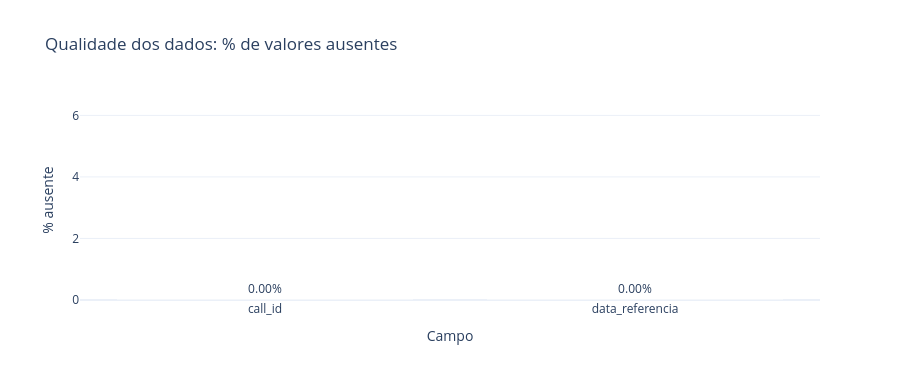

Notebook cell for this chart:
### Markdown cell above
## 2. Checagem de qualidade: cada linha tem `call_id` e `data_referencia`?

Antes da correção, `data_referencia` nem existia como coluna. Se os percentuais
abaixo não forem 0%, há blobs cujo caminho não bate com o padrão `date=YYYYMMDD`
esperado — vale inspecionar `blob_name` desses casos.

### Code cell
missing_call_id = df["call_id"].isna().mean() * 100 if "call_id" in df else None
missing_date = df["data_referencia"].isna().mean() * 100 if "data_referencia" in df else None
print(f"% sem call_id: {missing_call_id:.2f}%")
print(f"% sem data_referencia: {missing_date:.2f}%")

if missing_date and missing_date > 0:
    display(df.loc[df["data_referencia"].isna(), ["call_id", "blob_name"]].head(20))

fig_quality = px.bar(
    pd.DataFrame(
        {
            "campo": ["call_id", "data_referencia"],
            "percentual_ausente": [missing_call_id or 0, missing_date or 0],
        }
    ),
    x="campo",
    y="percentual_ausente",
    text="percentual_ausente",
    color="campo",
    color_discrete_sequence=PLOTLY_COLORWAY,
    title="Qualidade dos dados: % de valores ausentes",
    labels={"percentual_ausente": "% ausente", "campo": "Campo"},
)
fig_quality.update_traces(texttemplate="%{text:.2f}%", textposition="outside")
fig_quality.update_layout(
    showlegend=False,
    yaxis_range=[0, max(5.0, missing_call_id or 0, missing_date or 0) * 1.3],
    height=380,
)
fig_quality.show()

### Figure 1 — Plotly figure (JSON) as saved in the notebook; plotly's stock layout.template omitted (floating-point values rounded to 4 significant figures)
{"data": [{"hovertemplate": "Campo=%{x}<br>% ausente=%{text}<extra></extra>", "legendgroup": "call_id", "marker": {"color": "rgb(102,194,165)", "pattern": {"shape": ""}}, "name": "call_id", "orientation": "v", "showlegend": true, "text": [0.0], "textposition": "outside", "texttemplate": "%{text:.2f}%", "type": "bar", "x": ["call_id"], "xaxis": "x", "y": [0], "yaxis": "y"}, {"hovertemplate": "Campo=%{x}<br>% ausente=%{text}<extra></extra>", "legendgroup": "data_referencia", "marker": {"color": "rgb(252,141,98)", "pattern": {"shape": ""}}, "name": "data_referencia", "orientation": "v", "showlegend": true, "text": [0.0], "textposition": "outside", "texttemplate": "%{text:.2f}%", "type": "bar", "x": ["data_referencia"], "xaxis": "x", "y": [0], "yaxis": "y"}], "layout": {"barmode": "relative", "height": 380, "legend": {"title": {"text": "Campo"}, "tracegroupgap": 0}, "showlegend": false, "title": {"text": "Qualidade dos dados: % de valores ausentes"}, "xaxis": {"anchor": "y", "categoryarray": ["call_id", "data_referencia"], "categoryorder": "array", "domain": [0, 1], "title": {"text": "Campo"}}, "yaxis": {"anchor": "x", "domain": [0, 1], "range": [0, 6.5], "title": {"text": "% ausente"}}}}
